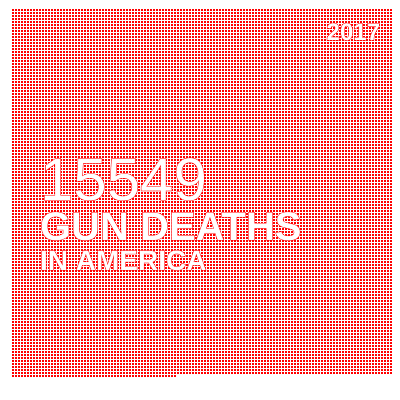
Frame 1 (no input)
Frame 2 (the mouse pressed at the canvas centre, redrawn once): identical to frame 1, image omitted

The p5.js sketch that drew this single still picture (run headless with seeded random() and noise() and a simulated clock; the mouse was pressed at the canvas centre and the sketch redrawn once):

// p5.js sketch
// ── sketch.js
var gunDeaths2017 = 15549

function setup() {
  createCanvas(400, 400);
  rectMode(CENTER);

  noLoop();
}

function draw() {
  background(255);
  noStroke();
  var y = 10;
  var x = 10;
  
  
  for (var i = 0; i < gunDeaths2017; i++) {
    if (x >= width - 10) {
      x = 10;
      y += 3;
    }
    x += 3;
    fill(255, 0, 0);
    rect(x, y, 2, 2);
  }

  // add in text overlays
  annotateChart();
}

function annotateChart() {
  textAlign(LEFT);
  stroke(255, 0, 0);
  strokeWeight(1);
  textStyle(NORMAL);
  fill(255);
  textSize(60);
  text(`${gunDeaths2017}`, width * 0.10, height / 2);
  textStyle(BOLD);
  textSize(40);
  text(`GUN DEATHS`, width * 0.10, height / 2 + 40);
  textSize(28);
  text(`IN AMERICA`, width * 0.10, height / 2 + 70);

  textSize(24);
  textAlign(RIGHT);
  text(`2017`, width - 20, 40);
}
